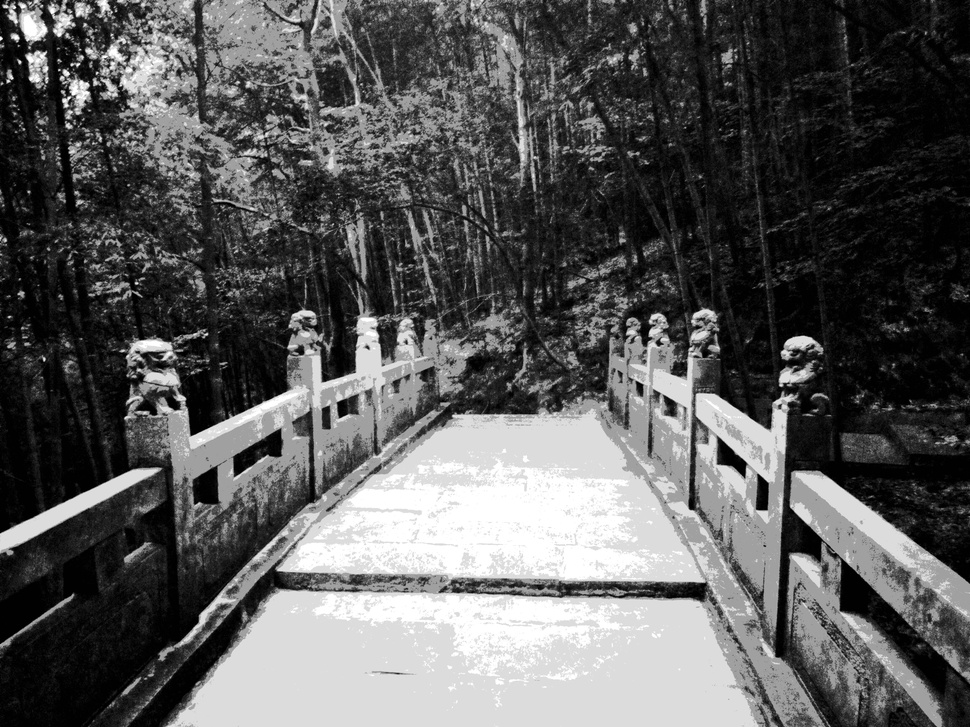
#> input picture SML均衡后安徽-宣城敬亭山石桥.jpg, 970 x 727 px, shrunk from 4608 x 3456 before the run
$ python '灰度直方图 - 副本.py'
#> lines starting #> are read from the running program, lines starting #| are printed output that depends on the picture
from matplotlib import pyplot as plt
from PIL import Image
import numpy as np

def freqnum(arr):
    arr = arr.reshape(arr.shape[0]*arr.shape[1])
    freq = np.zeros(256,int)
    for i in arr:
        freq[i] +=1

    return freq


filename = "SML均衡后安徽-宣城敬亭山石桥.jpg"
sourceImg  = Image.open(filename)
#> sourceImg is the input picture: PIL image 970x727 RGB; min 0, max 255, mean 90.6
r,g,b = sourceImg.split()
freq = freqnum(np.array(r))
#> the loop in freqnum, `for i in arr:` made 705190 passes
#> i on passes 2 to 4: 6, 1, 10
#> after the loop in freqnum, `for i in arr:`: freq = 256 values, max 53211 at index 220, min 310 at index 199, mean 2754.6

x = np.arange(0,256)
plt.figure(1,figsize=(16,10))
plt.stem(x,freq)
plt.savefig('直方图'+filename)
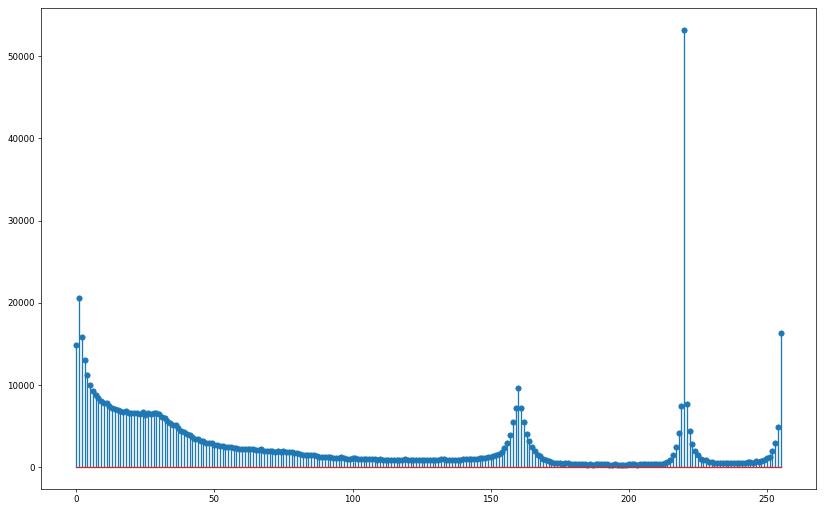
#> figure drawn by matplotlib, 1 panel; curve peaks at x = 220, y = 53211

$ run again, with 888.jpg copied over SML均衡后安徽-宣城敬亭山石桥.jpg
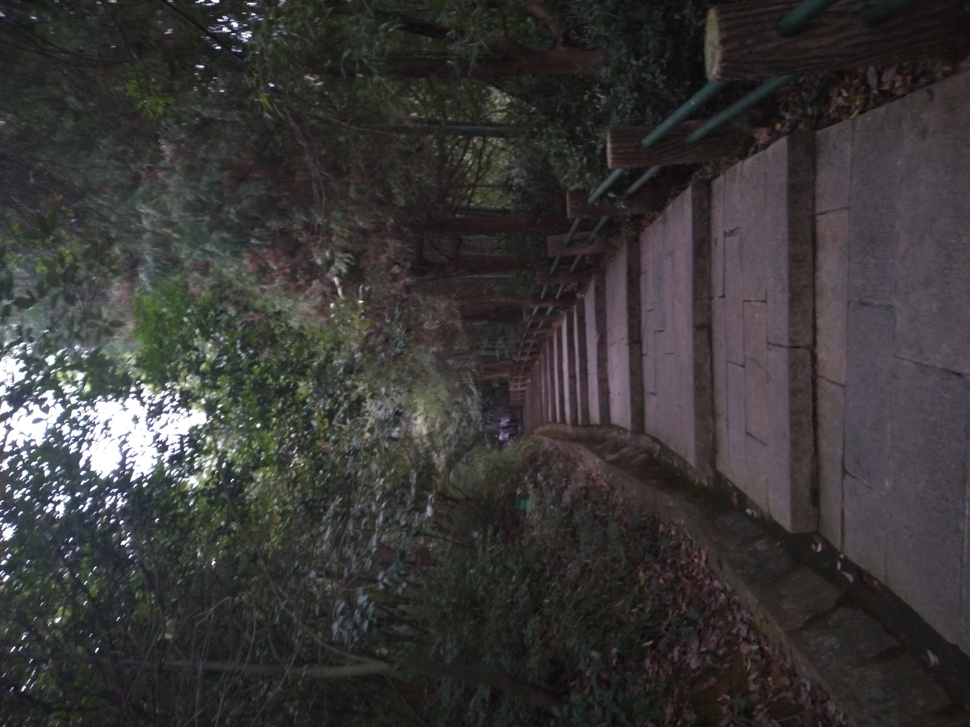
#> input picture 888.jpg, 970 x 727 px, shrunk from 4608 x 3456 before the run
#> sourceImg is the input picture: PIL image 970x727 RGB; mean R, G, B 57.5, 55.8, 54.9
#> `r,g,b = sourceImg.split()`:
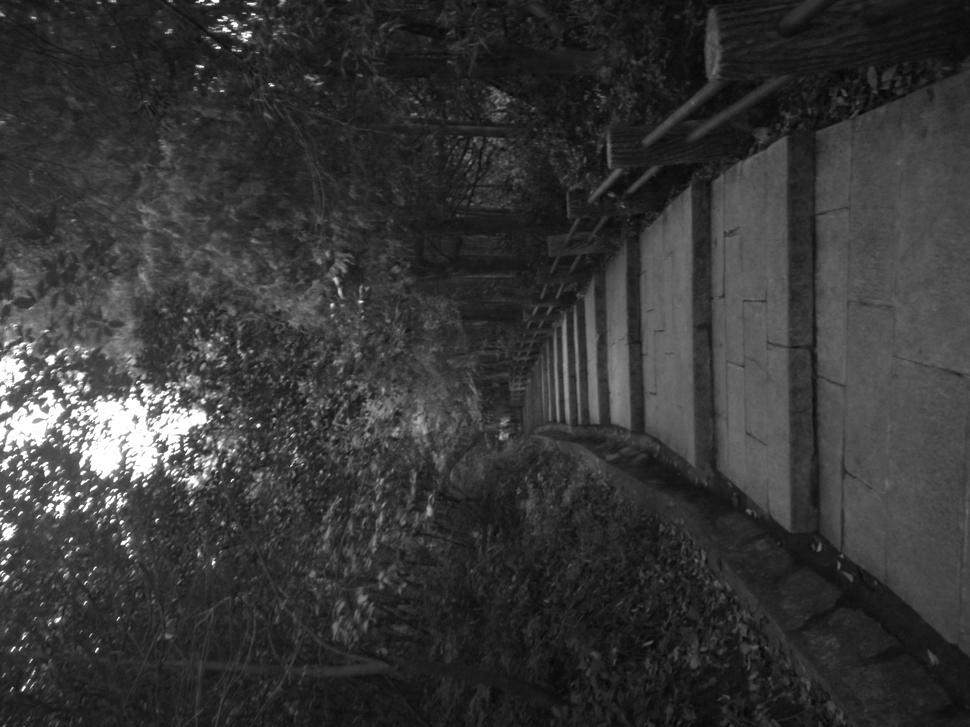
#> b: PIL image 970x727 L; min 5, max 255, mean 54.9
#> the loop in freqnum, `for i in arr:` made 705190 passes
#> i on passes 1 to 3: 28, 33, 30
#> after the loop in freqnum, `for i in arr:`: freq = 256 values, max 15306 at index 36, min 0 at index 0, mean 2754.6
#> `plt.savefig('直方图'+filename)`:
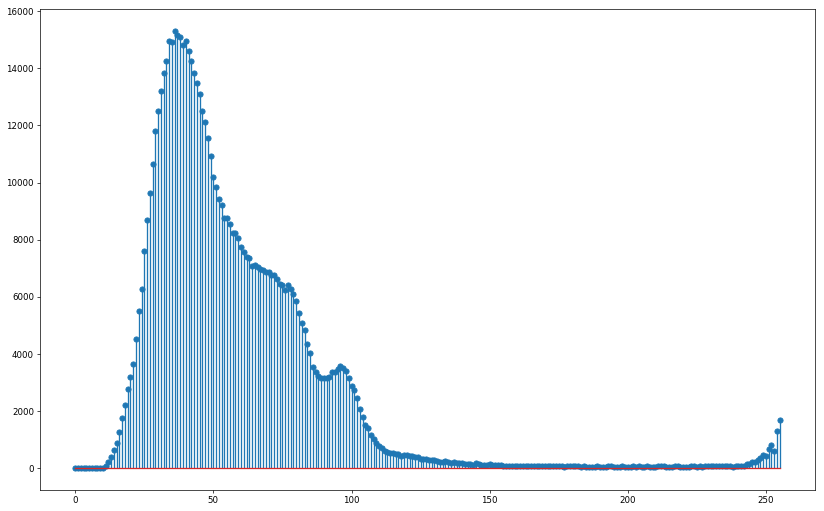
#> figure drawn by matplotlib, 1 panel; curve peaks at x = 36, y = 15306
